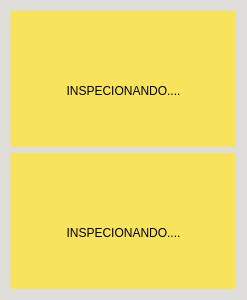
<?xml version="1.0" encoding="UTF-8"?>
<ui version="4.0">
 <class>Form</class>
 <widget class="QWidget" name="Form">
  <property name="geometry">
   <rect>
    <x>0</x>
    <y>0</y>
    <width>247</width>
    <height>300</height>
   </rect>
  </property>
  <property name="sizePolicy">
   <sizepolicy hsizetype="Preferred" vsizetype="Preferred">
    <horstretch>0</horstretch>
    <verstretch>10</verstretch>
   </sizepolicy>
  </property>
  <property name="windowTitle">
   <string>Form</string>
  </property>
  <property name="styleSheet">
   <string notr="true">background-color: rgb(222, 221, 218);</string>
  </property>
  <layout class="QVBoxLayout" name="verticalLayout">
   <item>
    <widget class="QWidget" name="hist_one" native="true">
     <property name="styleSheet">
      <string notr="true">background-color: rgb(248, 228, 92);</string>
     </property>
     <layout class="QVBoxLayout" name="verticalLayout_6">
      <property name="spacing">
       <number>0</number>
      </property>
      <property name="leftMargin">
       <number>0</number>
      </property>
      <property name="topMargin">
       <number>0</number>
      </property>
      <property name="rightMargin">
       <number>0</number>
      </property>
      <property name="bottomMargin">
       <number>0</number>
      </property>
      <item>
       <widget class="QLabel" name="position">
        <property name="sizePolicy">
         <sizepolicy hsizetype="Preferred" vsizetype="Preferred">
          <horstretch>0</horstretch>
          <verstretch>1</verstretch>
         </sizepolicy>
        </property>
        <property name="font">
         <font>
          <pointsize>11</pointsize>
          <italic>false</italic>
          <bold>false</bold>
         </font>
        </property>
        <property name="styleSheet">
         <string notr="true"/>
        </property>
        <property name="text">
         <string/>
        </property>
        <property name="alignment">
         <set>Qt::AlignmentFlag::AlignCenter</set>
        </property>
        <property name="indent">
         <number>-1</number>
        </property>
       </widget>
      </item>
      <item>
       <widget class="QLabel" name="result">
        <property name="sizePolicy">
         <sizepolicy hsizetype="Preferred" vsizetype="Preferred">
          <horstretch>0</horstretch>
          <verstretch>5</verstretch>
         </sizepolicy>
        </property>
        <property name="styleSheet">
         <string notr="true"/>
        </property>
        <property name="text">
         <string>INSPECIONANDO....</string>
        </property>
        <property name="alignment">
         <set>Qt::AlignmentFlag::AlignCenter</set>
        </property>
       </widget>
      </item>
     </layout>
    </widget>
   </item>
   <item>
    <widget class="QWidget" name="hist_two" native="true">
     <property name="styleSheet">
      <string notr="true">background-color: rgb(248, 228, 92);</string>
     </property>
     <layout class="QVBoxLayout" name="verticalLayout_7">
      <property name="spacing">
       <number>0</number>
      </property>
      <property name="leftMargin">
       <number>0</number>
      </property>
      <property name="topMargin">
       <number>0</number>
      </property>
      <property name="rightMargin">
       <number>0</number>
      </property>
      <property name="bottomMargin">
       <number>0</number>
      </property>
      <item>
       <widget class="QLabel" name="position_2">
        <property name="sizePolicy">
         <sizepolicy hsizetype="Preferred" vsizetype="Preferred">
          <horstretch>0</horstretch>
          <verstretch>1</verstretch>
         </sizepolicy>
        </property>
        <property name="font">
         <font>
          <pointsize>11</pointsize>
          <italic>false</italic>
          <bold>false</bold>
         </font>
        </property>
        <property name="styleSheet">
         <string notr="true"/>
        </property>
        <property name="text">
         <string/>
        </property>
        <property name="alignment">
         <set>Qt::AlignmentFlag::AlignCenter</set>
        </property>
        <property name="indent">
         <number>-1</number>
        </property>
       </widget>
      </item>
      <item>
       <widget class="QLabel" name="result_2">
        <property name="sizePolicy">
         <sizepolicy hsizetype="Preferred" vsizetype="Preferred">
          <horstretch>0</horstretch>
          <verstretch>5</verstretch>
         </sizepolicy>
        </property>
        <property name="styleSheet">
         <string notr="true"/>
        </property>
        <property name="text">
         <string>INSPECIONANDO....</string>
        </property>
        <property name="alignment">
         <set>Qt::AlignmentFlag::AlignCenter</set>
        </property>
       </widget>
      </item>
     </layout>
    </widget>
   </item>
  </layout>
 </widget>
 <resources/>
 <connections/>
</ui>
